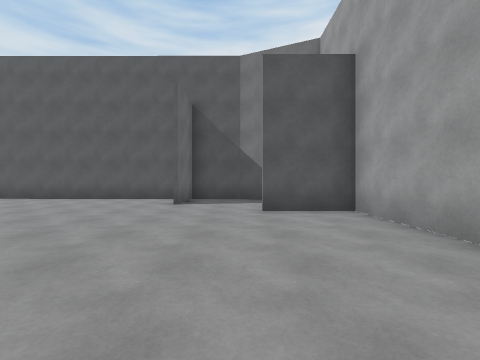
View 1 (above)

12 first-person views from a walk through a 3-D level made in the Unity game engine. The camera is 1.3 m above the floor, looks level and sees 90° across. The floor is counted in squares, 2 m on a side. Each view is taken from the middle of a square. On the plan, view 1 faces up. The plan holds only what a view shows up to about 9 squares ahead; the rest is blank. The place goes on beyond the plan. Some animated figures are left out.

View 2
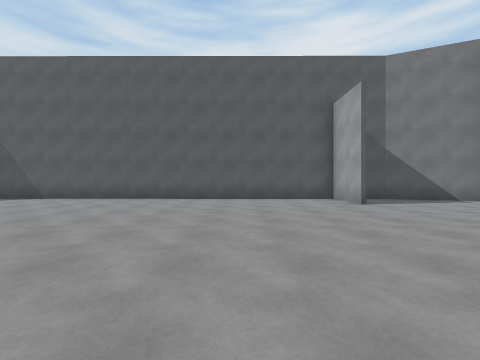

View 3
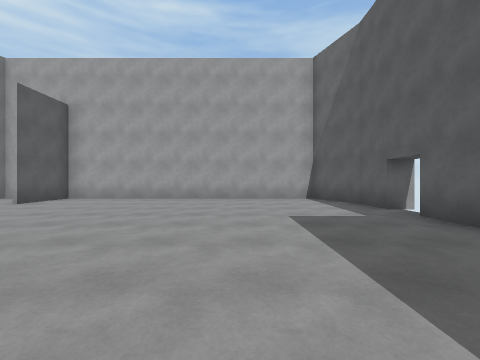

View 4
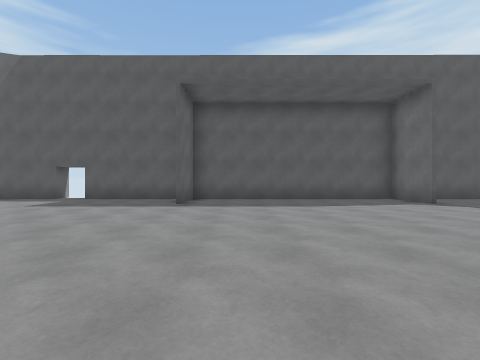

View 5
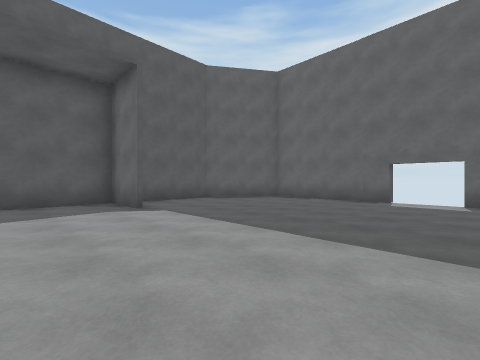

View 6
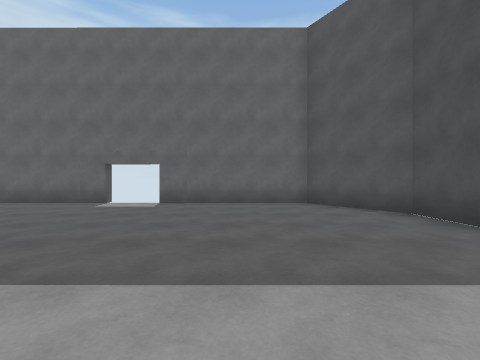

View 7
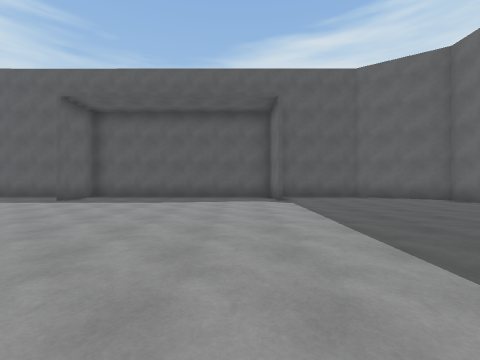

View 8
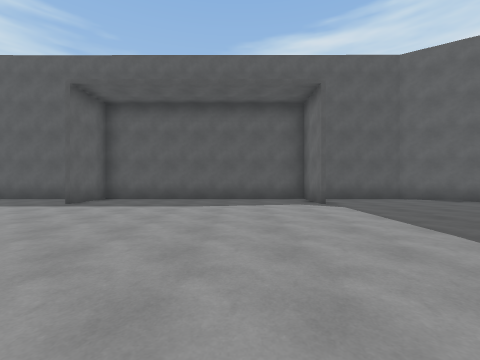

View 9
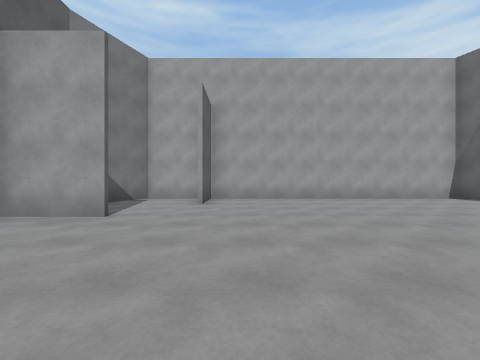

View 10
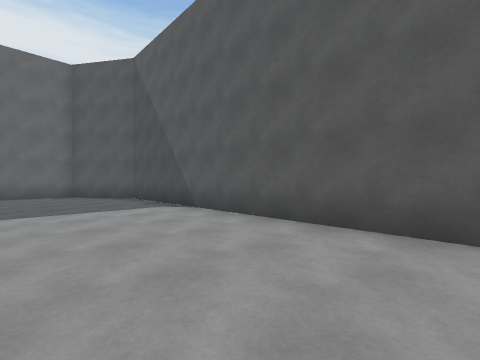

View 11
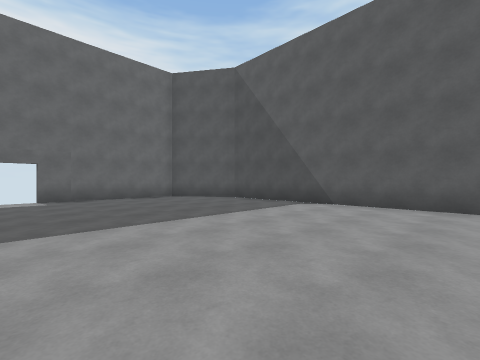

View 12
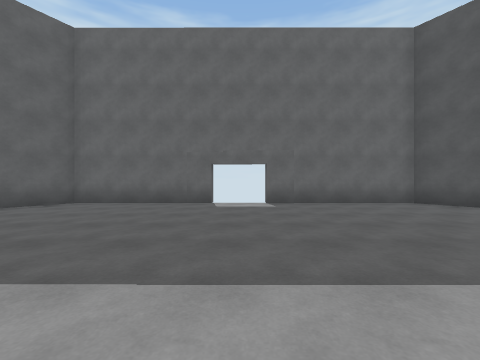

### Floor plan
Points are (right, up) in squares from view 1. A wall is a line through its corners. A room is listed if a view was taken in it or the views show most of it. See-through windows are left out.
Room 1 (views 1, 2, 3, 4, 5, 6, 7, 8, 9, 10, 11, 12)
walls: (-12.2, -2.5) (-12.2, -4.2); (-5.4, -4.2) (-5.4, -2.5); (-1.8, 6.4) (-1.8, 8.3); (-1.6, 8.1) (-1.6, 6.4); (-17.7, 1.2) (-17.7, -2.7) (-15.5, -4.2) (-1.6, -4.2); (-0.7, -4.9) (-0.7, -4.2) (0.6, -4.2) (2.4, -3.6) (2.4, 5) (0.4, 5); (2.4, 5.4) (2.4, 7.2) (0, 8.3) (-15.6, 8.3) (-17.7, 6.9) (-17.7, 2.8)
ways out: gap at (-18, 1); gap at (-18, 3); gap at (-2, -5)

Where each view was taken, in squares from view 1:
view 1: 0 up, 0 right, facing up
view 2: 0 up, 5 left, facing up
view 3: 1 down, 6 left, facing right
view 4: 4 up, 7 left, facing down
view 5: 3 up, 10 left, facing down-left
view 6: 5 up, 11 left, facing left
view 7: 5 up, 11 left, facing down
view 8: 4 up, 10 left, facing down
view 9: 4 up, 6 left, facing right
view 10: 5 up, 7 left, facing up-left
view 11: 2 up, 9 left, facing up-left
view 12: 2 up, 11 left, facing left
